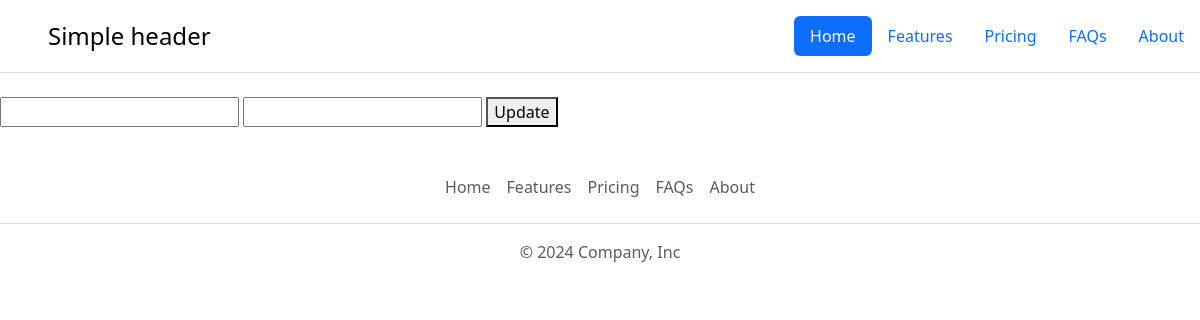
/change/3/update, run on an earlier commit of the app's database.
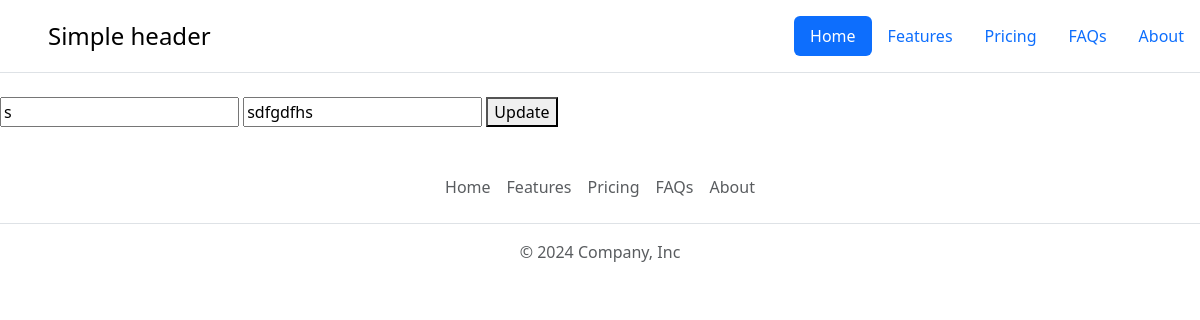
And on a later commit of the database.
### main.py (models this page shows)
class ToDo(db.Model):
    do_id = db.Column(db.Integer, primary_key=True)
    title = db.Column(db.String(30), nullable=False)
    text = db.Column(db.Text, nullable=False)
    date = db.Column(db.Date)

### main.py (the view, shortened to what this page needs)
@app.route('/change/<int:id>/update',methods=['GET','POST'])
def update(id):
    info = ToDo.query.get(id)
    return render_template('update.html',info=info)

### templates/update.html (shortened to what this page needs)
{%extends 'base.html'%}
{%block body%}
<form method="POST">
    <input type="text" value="{{info.title}}" name="title">
    <input type="text" value="{{info.text}}" name="text">
    <button type="submit">Update</button>
</form>
{%endblock%}

What changed in the data, as far as the page shows it:
added ToDo: title "s", text "sdfgdfhs"
